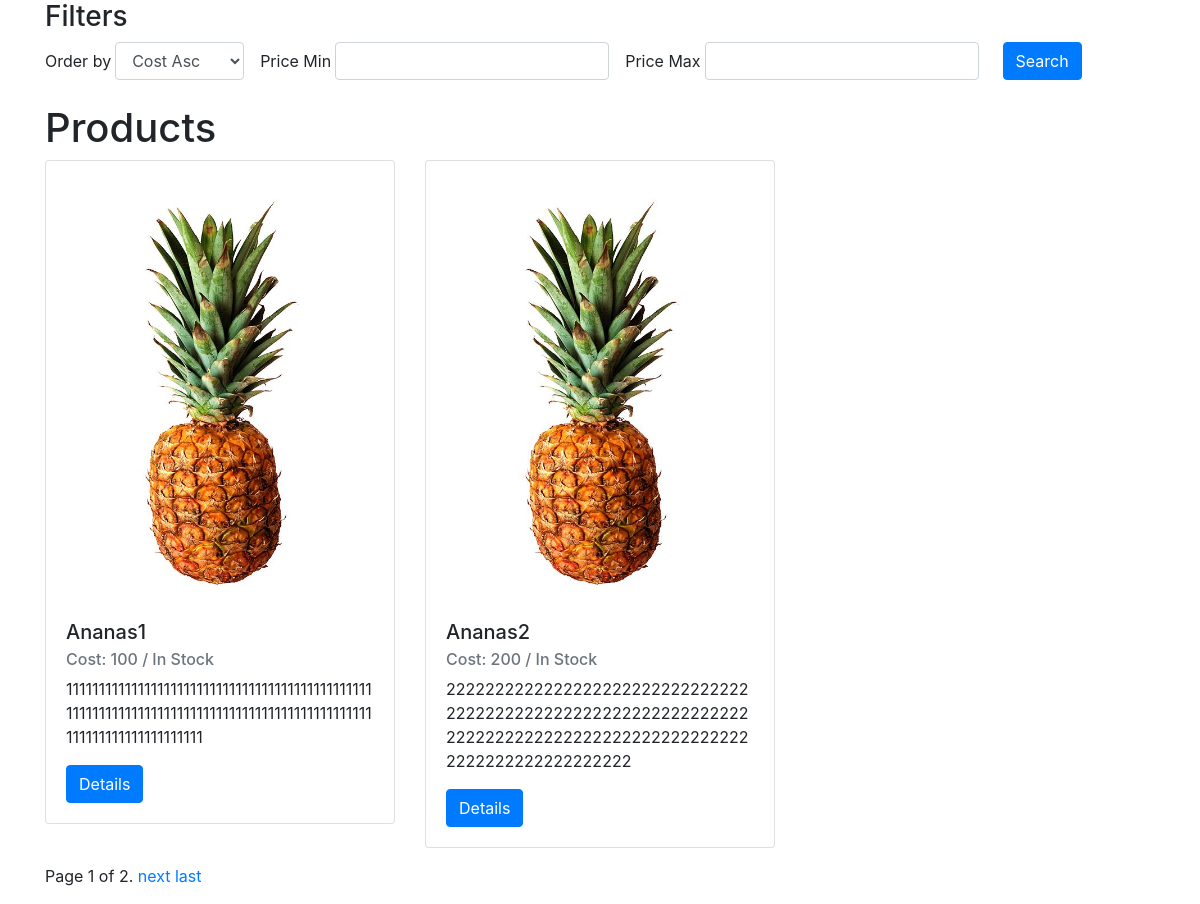
The page / on the database its author committed.
### shop/models.py (models this page shows)
class Product(models.Model):
    title = models.CharField(max_length=200)
    cost = models.IntegerField()
    image = models.ImageField(null=True, blank=True)
    status = models.CharField(
        max_length=100, choices=STATUS_CHOICES, default="IN_STOCK"
    )
    description = models.TextField(default="")

### shop/views.py (the view, shortened to what this page needs)
# urls.py: path('', products_view, name='products_view'),
def products_view(request):
    products = Product.objects.all()
    filters_form = ProductFiltersForm(request.GET)
    if filters_form.is_valid():
        if filters_form.cleaned_data["cost__gt"]:
            products = products.filter(cost__gt=filters_form.cleaned_data["cost__gt"])
        if filters_form.cleaned_data["cost__lt"]:
            products = products.filter(cost__lt=filters_form.cleaned_data["cost__lt"])
    paginator = Paginator(products, 2)
    page_number = request.GET.get('page')
    products = paginator.get_page(page_number)
    return render(
        request,
        "products/list.html",
        {"products": products, "filters_form": filters_form},
    )

### shop/forms.py
class ProductFiltersForm(forms.Form):
    order_by = forms.ChoiceField(
        choices=ORDER_BY_CHOICES,
        widget=forms.Select(attrs={"class": "ml-1 mr-3"}),
        required=False,
    )
    cost__gt = forms.IntegerField(
        min_value=0,
        label="Price Min",
        widget=forms.TextInput(attrs={"class": "ml-1 mr-3"}),
        required=False,
    )
    cost__lt = forms.IntegerField(
        min_value=0,
        label="Price Max",
        widget=forms.TextInput(attrs={"class": "ml-1 mr-3"}),
        required=False,
    )

### templates/products/list.html (shortened to what this page needs)
{% extends "base.html" %}
{% load static crispy_forms_tags %}
{% block content %}
    <div id="products">
        <div class="filters-form mb-4">
            <h3>Filters</h3>
            <form class="form-inline">
                {{ filters_form|crispy }}
                <button type="submit" class="save btn btn-primary mx-2">Search</button>
            </form>
        </div>
        <div class="products">
            <h1>Products</h1>
            <div class="row">
                {% for product in products %}
                    <div class="col-4">
                        {% include "products/item.html" %}
                    </div>
                {% endfor %}
            </div>
        </div>
        <div class="pagination my-3">
        <span class="step-links">
            <span class="current">
                Page {{ products.number }} of {{ products.paginator.num_pages }}.
            </span>
            {% if products.has_next %}
                <a href="?page={{ products.next_page_number }}">next </a>
                <a href="?page={{ products.paginator.num_pages }}">last </a>
            {% endif %}
          </span>
        </div>
    </div>
{% endblock %}

### templates/products/item.html
<div class="card">
    <div class="card-body">
        <img class="card-img-top mb-2" src="{{ product.image.url }}" alt="{{ product.title }}">
        <h5 class="card-title">{{ product.title }}</h5>
        <h6 class="card-subtitle mb-2 text-muted">Cost: {{ product.cost }} / {{ product.get_status_display }}</h6>
        <p class="card-text">{{ product.description }}</p>
        <a href="#" class="btn btn-primary">Details</a>
    </div>
</div>

### rows shown on the page
Product: image (picture), title "Ananas1", cost "100", status "In Stock", description "1111111111111111111111111111111111111111111111111111111111111111111111111111111111111111111111111111111111111111111"
Product: image (picture), title "Ananas2", cost "200", status "In Stock", description "2222222222222222222222222222222222222222222222222222222222222222222222222222222222222222222222222222222222222222"

### other values the page prints
{{ products.number }} "1"
{{ products.paginator.num_pages }} "2"
